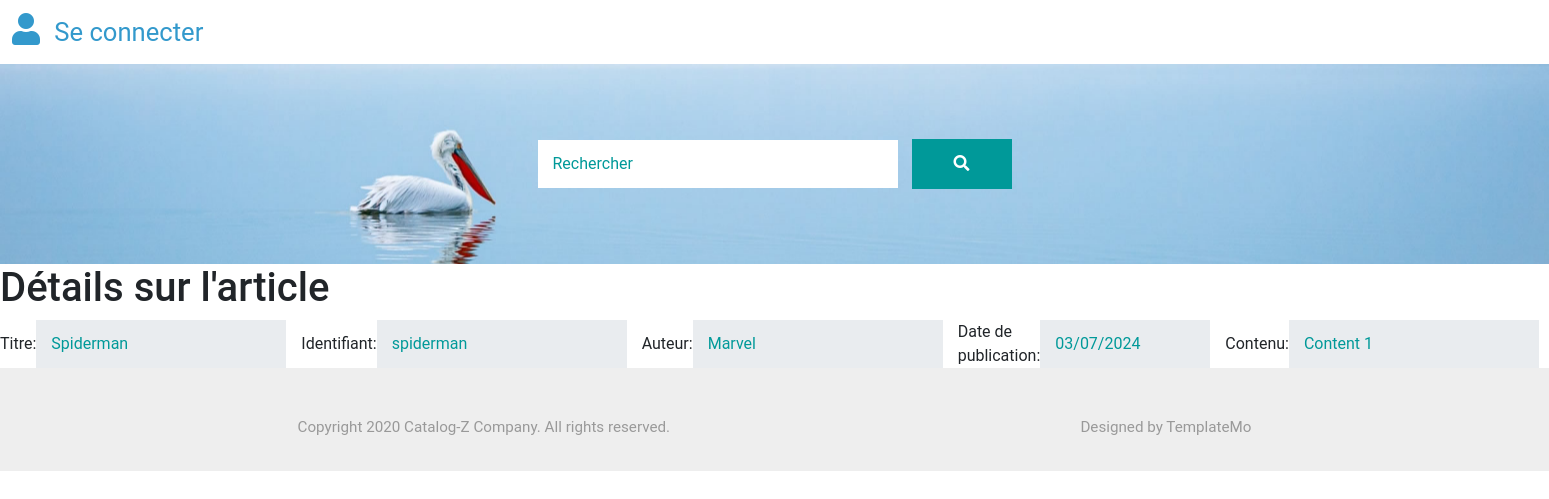
The app's page /article/1 with its own data.
### tables this page shows
CREATE TABLE Articles (
    id INTEGER PRIMARY KEY,
    identifiant TEXT,
    titre TEXT,
    auteur TEXT,
    date_de_publication DATE,
    contenu TEXT
);

### app.py (the view)
@app.route('/article/<identifiant>', methods=["GET", "POST"])
def article(identifiant):
    username = session.get("username")
    conn = get_db().get_connection()
    cursor = conn.cursor()
    if get_db().id_existe(identifiant):
        article = get_db().article_info(identifiant)
        if request.method == "POST":
            titre = request.form.get("titre")
            contenu = request.form.get("contenu")
            update = update_article(article, titre, contenu, conn, cursor)
            return render_template('index.html',
                                   username=username, article=update)
        else:
            return render_template('article.html',
                                   username=username, article=article)
    else:
        return render_template('404.html')

### app.py (called while the page is built)
def get_db():
    database = getattr(g, "_database", None)
    if database is None:
        g._database = Database()
    return g._database

### database.py (called while the page is built)
    def get_connection(self):
        if self.connection is None:
            self.connection = sqlite3.connect('db/database.db')
        return self.connection

    def close_connection(self):
        if self.connection is not None:
            self.connection.close()

    def create_tables(self):
        connection = self.get_connection()
        with open('db/utilisateurs.sql') as f:
            commands = f.read().split(';')
            for command in commands:
                if command.strip() != '':
                    connection.execute(command)
        connection.commit()

    def article_info(self, id_article):
        connection = self.get_connection()
        cursor = connection.cursor()
        cursor.execute("SELECT * FROM Articles WHERE id = ?", (id_article,))
        article_info = cursor.fetchone()
        return article_info

    def id_existe(self, id):
        connection = self.get_connection()
        cursor = connection.cursor()
        cursor.execute("SELECT 1 FROM Articles WHERE id = ?", (id,))
        return cursor.fetchone() is not None

    def __del__(self):
        self.close_connection()

### templates/article.html
{% extends 'base.html' %}
{% block content %}
{%if username %}
<h1>Modifier l'article</h1>
    <div>
        <form class="d-flex tm-search-form" method="post" action="{{ url_for('update_article', identifiant=article[1]) }}">
            <label for="titre">Titre:</label>
            <input class="form-control tm-search-input" type="text" id="titre" name="titre" value="{{ article[2] }}"><br>
            <label for="identifiant">Identifiant:</label>
            <input class="form-control tm-search-input" type="text" id="identifiant" name="identifiant" value="{{ article[1] }}" readonly><br>
            <label for="auteur">Auteur:</label>
            <input class="form-control tm-search-input" type="text" id="auteur" name="auteur" value="{{ article[3] }}" readonly><br>
            <label for="date">Date de publication:</label>
            <input class="form-control tm-search-input" type="date" id="date" name="date" value="{{ article[4] }}" readonly><br>
            <label for="contenu">Contenu:</label>
            <input class="form-control tm-search-input" type="text" id="contenu" name="contenu" value="{{ article[5] }}"><br>
            <button type="submit" class="btn btn-primary">Modifier</button>
        </form>
    </div>
{% else %}
<h1>Détails sur l'article</h1>
<div>
    <form class="d-flex tm-search-form" method="post" action="/">
        <label for="titre">Titre:</label>
        <input class="form-control tm-search-input" type="text" id="titre" name="titre" value="{{ article[2] }}" readonly><br>
        <label for="identifiant">Identifiant:</label>
        <input class="form-control tm-search-input" type="text" id="identifiant" name="identifiant" value="{{ article[1] }}" readonly><br>
        <label for="auteur">Auteur:</label>
        <input class="form-control tm-search-input" type="text" id="auteur" name="auteur" value="{{ article[3] }}" readonly><br>
        <label for="date">Date de publication:</label>
        <input class="form-control tm-search-input" type="date" id="date" name="date" value="{{ article[4] }}" readonly><br>
        <label for="contenu">Contenu:</label>
        <input class="form-control tm-search-input" type="text" id="contenu" name="contenu" value="{{ article[5] }}" readonly><br>
    </form>
</div>
{% endif %}
{% endblock %}

### static/css/templatemo-style.css (style rules this page uses)
.form-control { padding: 10px 20px; width: 100%; height: auto; }
.tm-search-input { width: 360px; border-radius: 0; padding: 12px 15px; color: #009999; border: none; }
.tm-search-input::placeholder { color: #009999; opacity: 1; }
.form-control, input:-internal-autofill-selected, select:not([multiple]) { color: #009999 !important; }
.form-control::placeholder { color: #009999; opacity: 1; }
body { font-family: 'Roboto', sans-serif; }
.tm-search-form { justify-content: space-between; align-items: center; }
.tm-search-input { margin-right: 15px; }

### records on screen
Articles: titre "Spiderman", identifiant "spiderman", auteur "Marvel", date "03/07/2024", contenu "Content 1"
